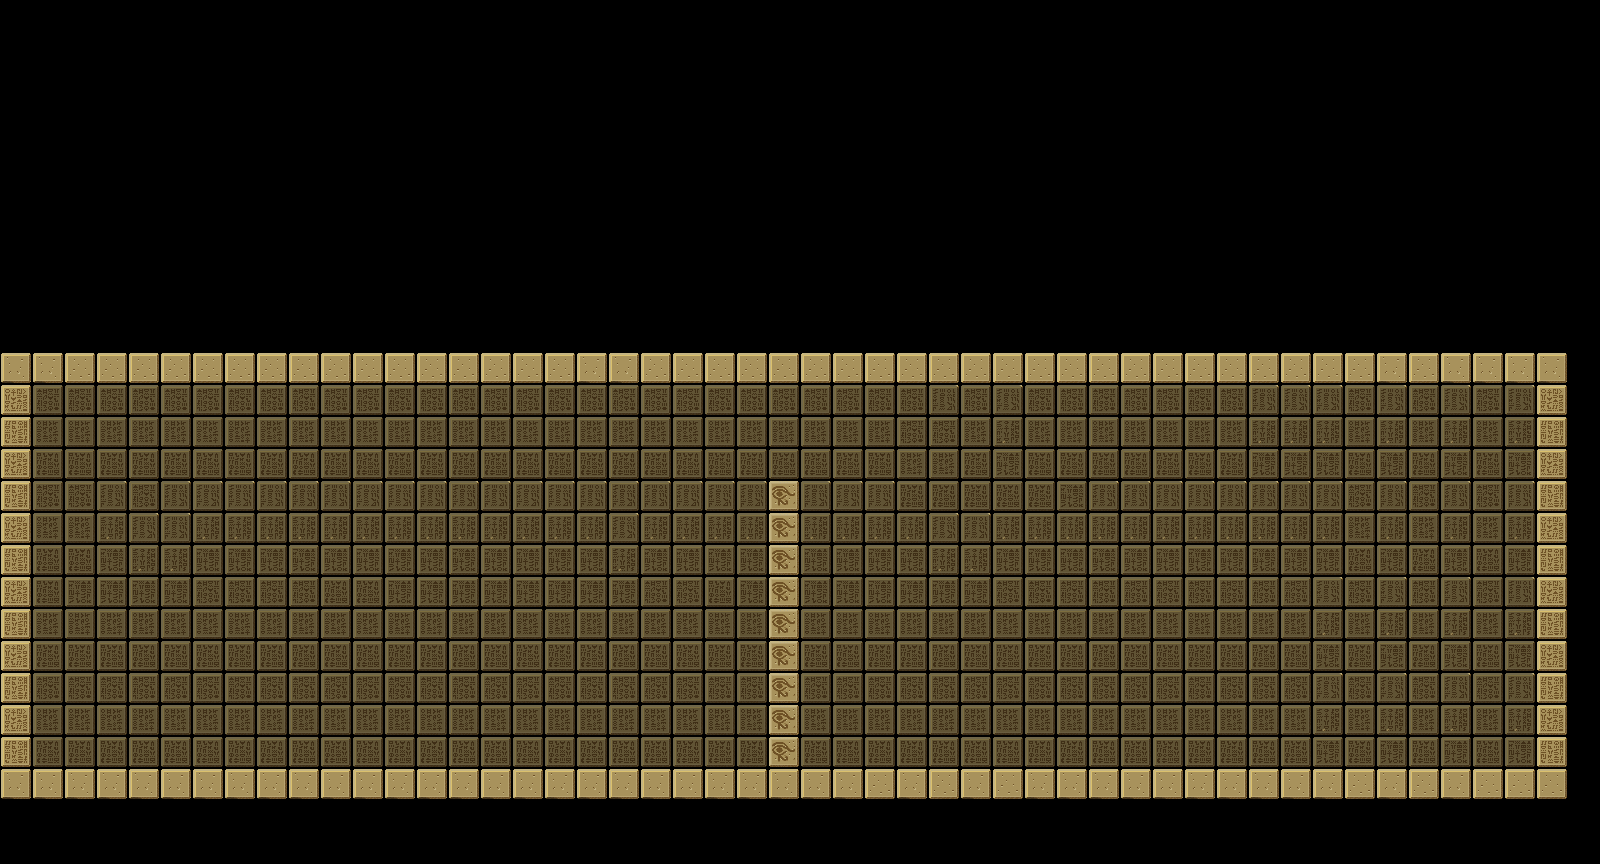

The image is a tile-based game level rendered from a .tmx file. Its description and source (layers, tilesets, objects; grid data summarised) follow:
An orthogonal 50x27 tile map with 32x32 px tiles, 2 tile layers (Слой тайлов 0, Слой тайлов 1) and 39 objects (13x solid, 12x numb, 12x numb_2, player, player_2).

<map version="1.0" orientation="orthogonal" renderorder="right-down" width="50" height="27" tilewidth="32" tileheight="32" nextobjectid="146">
 <tileset firstgid="1" name="hieroglyph_sprites_by_asalga" tilewidth="32" tileheight="32" spacing="1">
  <image source="hieroglyph_sprites_by_asalga.png" width="131" height="131" />
 </tileset>
 <layer name="Слой тайлов 0" width="50" height="27">
  <data>[1350 cells, 576 non-empty, 6 distinct tile ids]</data>
 </layer>
 <layer name="Слой тайлов 1" width="50" height="27">
  <data>[1350 cells, 131 non-empty, 5 distinct tile ids]</data>
 </layer>
 <objectgroup name="Слой объектов 1">
  <object id="55" name="solid" x="97.5" y="768.167" width="832" height="26" />
  <object id="56" name="solid" x="94.5" y="356.167" width="832" height="26" />
  <object id="58" name="solid" x="6.5" y="384.167" width="25" height="385" />
  <object id="59" name="player" x="378.167" y="726.833" width="21" height="21" />
  <object id="71" name="solid" x="931.17" y="357.167" width="381.333" height="25.3333" />
  <object id="72" name="solid" x="929.67" y="768.167" width="381.333" height="25.3333" />
  <object id="73" name="solid" x="1536.75" y="384.75" width="25" height="385" />
  <object id="75" name="numb" x="34.833" y="641.834" width="28" height="30" />
  <object id="78" name="numb" x="96.5" y="642.167" width="28" height="30" />
  <object id="79" name="numb" x="160.167" y="641.834" width="28" height="30" />
  <object id="80" name="numb" x="225.833" y="641.167" width="28" height="30" />
  <object id="81" name="numb" x="289.834" y="641.167" width="28" height="30" />
  <object id="82" name="numb" x="354.167" y="640.5" width="28" height="30" />
  <object id="83" name="numb" x="417.833" y="640.5" width="28" height="30" />
  <object id="84" name="numb" x="481.834" y="641.167" width="28" height="30" />
  <object id="85" name="numb" x="546.167" y="640.833" width="28" height="30" />
  <object id="86" name="numb" x="609.833" y="641.167" width="28" height="30" />
  <object id="87" name="numb" x="673.5" y="641.834" width="28" height="30" />
  <object id="88" name="numb" x="736.5" y="640.5" width="28" height="30" />
  <object id="90" name="player_2" x="1138" y="731.667" width="21" height="21" />
  <object id="91" name="numb_2" x="802.167" y="640.833" width="28" height="30" />
  <object id="92" name="numb_2" x="866.167" y="641.167" width="28" height="30" />
  <object id="93" name="numb_2" x="929.497" y="640.833" width="28" height="30" />
  <object id="94" name="numb_2" x="993.837" y="640.5" width="28" height="30" />
  <object id="95" name="numb_2" x="1057.5" y="640.833" width="28" height="30" />
  <object id="96" name="numb_2" x="1121.84" y="641.167" width="28" height="30" />
  <object id="97" name="numb_2" x="1186.16" y="641.499" width="28" height="30" />
  <object id="98" name="numb_2" x="1250.16" y="641.166" width="28" height="30" />
  <object id="99" name="numb_2" x="1313.83" y="640.5" width="28" height="30" />
  <object id="100" name="numb_2" x="1378.17" y="640.501" width="28" height="30" />
  <object id="101" name="numb_2" x="1441.84" y="641.167" width="28" height="30" />
  <object id="102" name="numb_2" x="1506" y="641.499" width="28" height="30" />
  <object id="139" name="solid" x="31.5" y="356.167" width="61" height="27" />
  <object id="140" name="solid" x="36.5" y="768.167" width="61" height="27" />
  <object id="141" name="solid" x="1315.42" y="355.917" width="61" height="27" />
  <object id="142" name="solid" x="1314.42" y="768.167" width="61" height="27" />
  <object id="143" name="solid" x="767.833" y="386.833" width="32.6667" height="383.333" />
  <object id="144" name="solid" x="1378.5" y="355" width="188" height="27.5" />
  <object id="145" name="solid" x="1376.5" y="768" width="189.5" height="30" />
 </objectgroup>
</map>